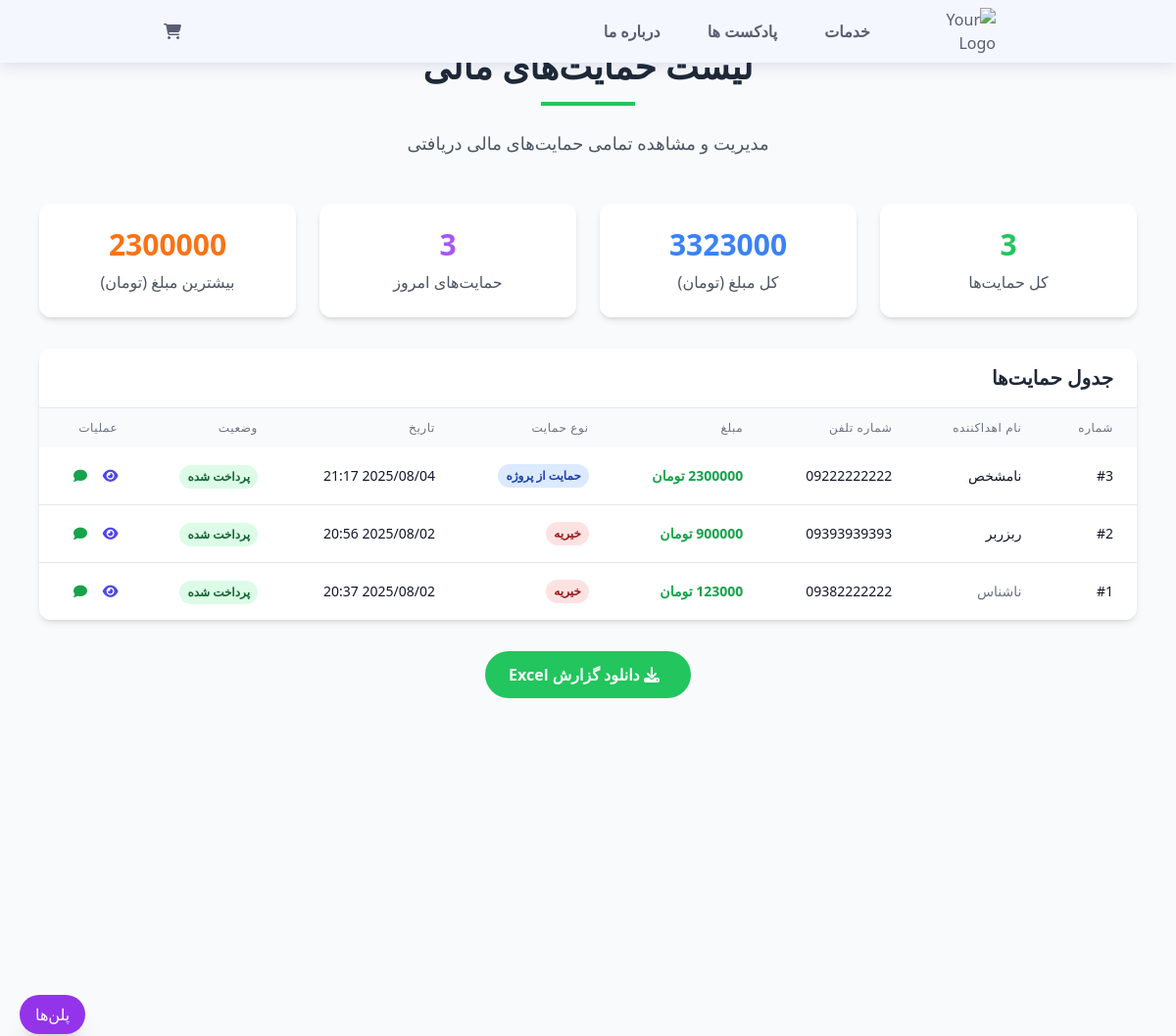
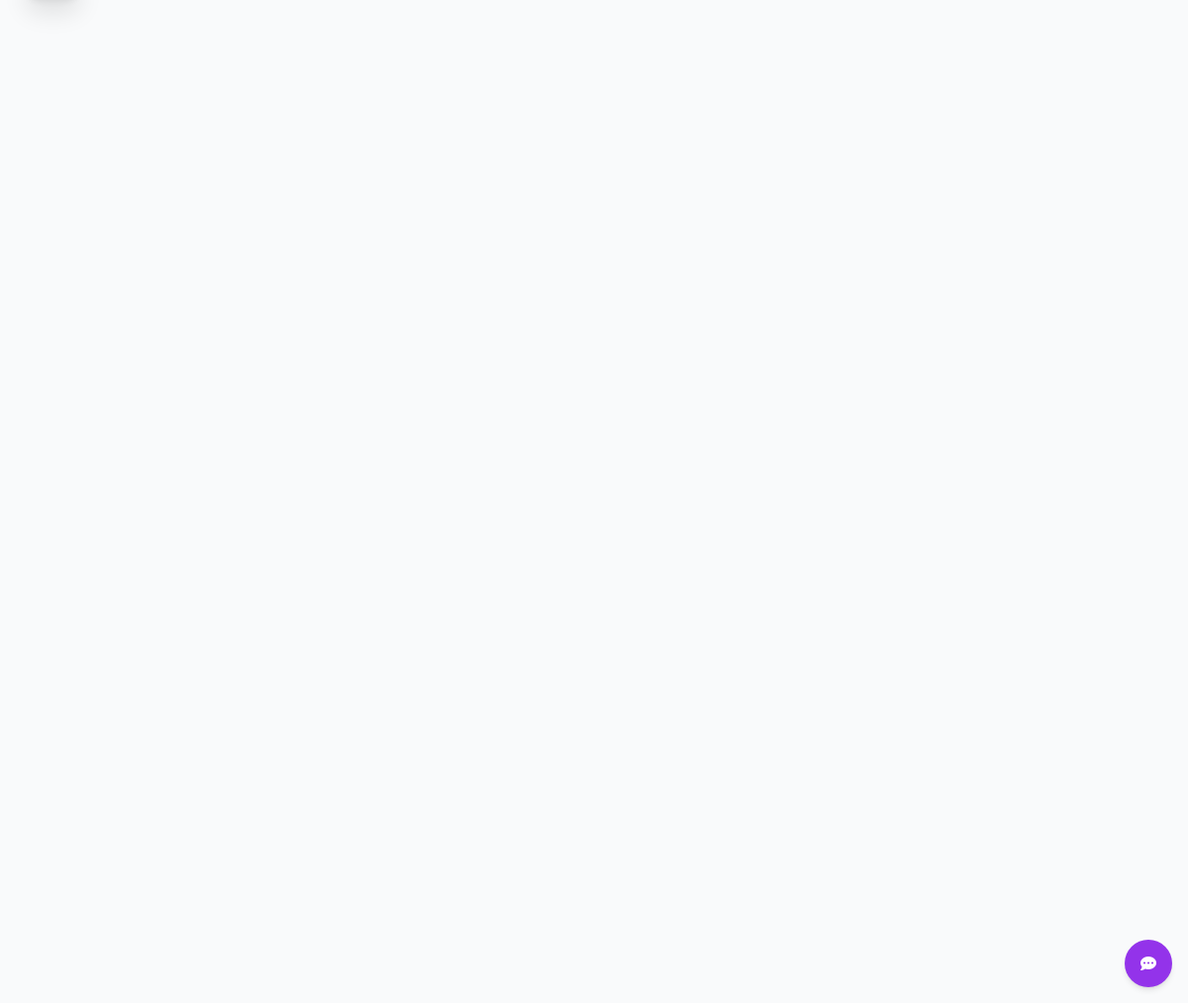
/donation/list/, run on the app's committed database (2 pictures, top to bottom).
### us/models.py (models this page shows, shortened)
class Donation(models.Model):
    DONATION_TYPES = [
        ('charity', 'خیریه'),
        ('support', 'حمایت از پروژه'),
        ('general', 'حمایت عمومی'),
    ]
    STATUS_CHOICES = [
        ('pending', 'در انتظار پرداخت'),
        ('completed', 'پرداخت شده'),
        ('failed', 'ناموفق'),
        ('cancelled', 'لغو شده'),
    ]
    donor_name = models.CharField(max_length=100, verbose_name='نام اهداکننده', blank=True, null=True)
    donor_phone = models.CharField(max_length=11, verbose_name='شماره تلفن')
    donor_email = models.EmailField(verbose_name='ایمیل', blank=True, null=True)
    amount = models.DecimalField(max_digits=10, decimal_places=0, verbose_name='مبلغ (تومان)')
    donation_type = models.CharField(max_length=20, choices=DONATION_TYPES, default='charity', verbose_name='نوع حمایت')
    message = models.TextField(verbose_name='پیام', blank=True, null=True)
    is_anonymous = models.BooleanField(default=False, verbose_name='حمایت ناشناس')
    status = models.CharField(max_length=10, choices=STATUS_CHOICES, default='pending', verbose_name='وضعیت')
    payment_id = models.CharField(max_length=100, blank=True, null=True, verbose_name='شناسه پرداخت')
    created_at = models.DateTimeField(auto_now_add=True, verbose_name='تاریخ ایجاد')
    updated_at = models.DateTimeField(auto_now=True, verbose_name='تاریخ بروزرسانی')
    class Meta:
        verbose_name = "حمایت مالی"
        verbose_name_plural = "حمایت‌های مالی"
        ordering = ['-created_at']

### us/views.py (the view)
# urls.py: path('donation/list/', views.donation_list, name='donation_list'),
def donation_list(request):
    donations = Donation.objects.filter(status='completed').order_by('-created_at')
    total_amount = sum(donation.amount for donation in donations)
    context = {
        'donations': donations,
        'total_amount': total_amount,
    }
    return render(request, 'us/donation_list.html', context)

### us/context_processors.py (called while the page is built)
def cart_count(request):
    if request.session.session_key:
        try:
            cart = Cart.objects.get(session_key=request.session.session_key)
            return {'cart_count': cart.items.count()}
        except Cart.DoesNotExist:
            return {'cart_count': 0}
    return {'cart_count': 0}

### us/templates/us/donation_list.html (shortened to what this page needs)
{% extends 'base.html' %}
{% load static %}
{% block content %}
<main class="min-h-screen bg-gray-50 py-12">
    <div class="max-w-6xl mx-auto px-4">
        <div class="text-center mb-12">
            <h1 class="text-4xl font-bold text-gray-800 mb-4">لیست حمایت‌های مالی</h1>
            <div class="w-24 h-1 bg-green-500 mx-auto mb-6"></div>
            <p class="text-lg text-gray-600">
                مدیریت و مشاهده تمامی حمایت‌های مالی دریافتی
            </p>
        </div>
        <div class="grid grid-cols-1 md:grid-cols-4 gap-6 mb-8">
            <div class="bg-white rounded-xl shadow-md p-6 text-center">
                <div class="text-3xl font-bold text-green-500 mb-2">{{ donations.count }}</div>
                <div class="text-gray-600">کل حمایت‌ها</div>
            </div>
            <div class="bg-white rounded-xl shadow-md p-6 text-center">
                <div class="text-3xl font-bold text-blue-500 mb-2">{{ total_amount|floatformat:0 }}</div>
                <div class="text-gray-600">کل مبلغ (تومان)</div>
            </div>
            <div class="bg-white rounded-xl shadow-md p-6 text-center">
                <div class="text-3xl font-bold text-purple-500 mb-2">
                    {% if donations %}
                        {{ donations|length }}
                    {% else %}
                        ۰
                    {% endif %}
                </div>
                <div class="text-gray-600">حمایت‌های امروز</div>
            </div>
            <div class="bg-white rounded-xl shadow-md p-6 text-center">
                <div class="text-3xl font-bold text-orange-500 mb-2">
                    {% if donations %}
                        {{ donations.0.amount|floatformat:0 }}
                    {% else %}
                        ۰
                    {% endif %}
                </div>
                <div class="text-gray-600">بیشترین مبلغ (تومان)</div>
            </div>
        </div>
        <div class="bg-white rounded-xl shadow-md overflow-hidden">
            <div class="px-6 py-4 border-b border-gray-200">
                <h2 class="text-xl font-bold text-gray-800">جدول حمایت‌ها</h2>
            </div>
            {% if donations %}
            <div class="overflow-x-auto">
                <table class="w-full">
                    <thead class="bg-gray-50">
                        <tr>
                            <th class="px-6 py-3 text-right text-xs font-medium text-gray-500 uppercase tracking-wider">
                                شماره
                            </th>
                            <th class="px-6 py-3 text-right text-xs font-medium text-gray-500 uppercase tracking-wider">
                                نام اهداکننده
                            </th>
                            <th class="px-6 py-3 text-right text-xs font-medium text-gray-500 uppercase tracking-wider">
                                شماره تلفن
                            </th>
                            <th class="px-6 py-3 text-right text-xs font-medium text-gray-500 uppercase tracking-wider">
                                مبلغ
                            </th>
                            <th class="px-6 py-3 text-right text-xs font-medium text-gray-500 uppercase tracking-wider">
                                نوع حمایت
                            </th>
                            <th class="px-6 py-3 text-right text-xs font-medium text-gray-500 uppercase tracking-wider">
                                تاریخ
                            </th>
                            <th class="px-6 py-3 text-right text-xs font-medium text-gray-500 uppercase tracking-wider">
                                وضعیت
                            </th>
                            <th class="px-6 py-3 text-right text-xs font-medium text-gray-500 uppercase tracking-wider">
                                عملیات
                            </th>
                        </tr>
                    </thead>
                    <tbody class="bg-white divide-y divide-gray-200">
                        {% for donation in donations %}
                        <tr class="hover:bg-gray-50">
                            <td class="px-6 py-4 whitespace-nowrap text-sm font-medium text-gray-900">
                                #{{ donation.id }}
                            </td>
                            <td class="px-6 py-4 whitespace-nowrap text-sm text-gray-900">
                                {% if donation.is_anonymous %}
                                    <span class="text-gray-500">ناشناس</span>
                                {% else %}
                                    {{ donation.donor_name|default:"نامشخص" }}
                                {% endif %}
                            </td>
                            <td class="px-6 py-4 whitespace-nowrap text-sm text-gray-900">
                                {{ donation.donor_phone }}
                            </td>
                            <td class="px-6 py-4 whitespace-nowrap text-sm font-bold text-green-600">
                                {{ donation.amount|floatformat:0 }} تومان
                            </td>
                            <td class="px-6 py-4 whitespace-nowrap text-sm text-gray-900">
                                <span class="inline-flex px-2 py-1 text-xs font-semibold rounded-full
                                    {% if donation.donation_type == 'charity' %}bg-red-100 text-red-800
                                    {% elif donation.donation_type == 'support' %}bg-blue-100 text-blue-800
                                    {% else %}bg-green-100 text-green-800{% endif %}">
                                    {{ donation.get_donation_type_display }}
                                </span>
                            </td>
                            <td class="px-6 py-4 whitespace-nowrap text-sm text-gray-900">
                                {{ donation.created_at|date:"Y/m/d H:i" }}
                            </td>
                            <td class="px-6 py-4 whitespace-nowrap">
                                <span class="inline-flex px-2 py-1 text-xs font-semibold rounded-full
                                    {% if donation.status == 'completed' %}bg-green-100 text-green-800
                                    {% elif donation.status == 'pending' %}bg-yellow-100 text-yellow-800
                                    {% elif donation.status == 'failed' %}bg-red-100 text-red-800
                                    {% else %}bg-gray-100 text-gray-800{% endif %}">
                                    {{ donation.get_status_display }}
                                </span>
                            </td>
                            <td class="px-6 py-4 whitespace-nowrap text-sm font-medium">
                                <button class="text-indigo-600 hover:text-indigo-900 ml-3"
                                        onclick="showDonationDetails({{ donation.id }})">
                                    <i class="fas fa-eye"></i>
                                </button>
                                {% if donation.message %}
                                <button class="text-green-600 hover:text-green-900"
                                        onclick="showDonationMessage('{{ donation.message }}')">
                                    <i class="fas fa-comment"></i>
                                </button>
                                {% endif %}
                            </td>
                        </tr>
                        {% endfor %}
                    </tbody>
                </table>
            </div>
            {% endif %}
        </div>
        {% if donations %}
        <div class="mt-8 text-center">
            <button class="bg-green-500 hover:bg-green-600 text-white font-bold py-3 px-6 rounded-full transition duration-300">
                <i class="fas fa-download mr-2"></i>
                دانلود گزارش Excel
            </button>
        </div>
        {% endif %}
    </div>
</main>
{% endblock %}

### templates/base.html (shortened to what this page needs)
{% load static %}
<!DOCTYPE html>
<html lang="fa" dir="rtl">
  <head>
    {% include 'includes/head_refrences.html' %}
  </head>
  <body class="body">
    {% include 'includes/header.html' %}
    {% block content %}
    {% endblock %}
    {% include 'includes/footer.html' %}
  </body>
</html>

### templates/includes/head_refrences.html (shortened to what this page needs)
{% load static %}
<script src="https://cdn.tailwindcss.com"></script>
<link rel="stylesheet" href="https://cdnjs.cloudflare.com/ajax/libs/font-awesome/6.4.0/css/all.min.css">
<link rel="stylesheet" href="https://cdnjs.cloudflare.com/ajax/libs/remixicon/3.5.0/remixicon.css">
<link href="{% static 'css/styles.css' %}" rel="stylesheet">

### templates/includes/header.html (shortened to what this page needs)
{% load static %}
        <header class="header" id="header">
            <nav class="nav container">
               <a href="{% url 'home:home' %}">
                  <img src="{% static 'img/khalisho.png' %}" alt="Your Logo" class="logo">
               </a>
                <div class="nav__menu" id="nav-menu">
                  <ul class="nav__list">
                     <li class="nav__item">
                        <a href="{% url 'us:services' %}" class="nav__link">خدمات</a>
                     </li>
                     <li class="nav__item">
                        <a href="{% url 'us:podcasts' %}" class="nav__link">پادکست‌ ها</a>
                     </li>
                     <li class="nav__item">
                        <a href="{% url 'us:aboutus' %}" class="nav__link">درباره ما</a>
                     </li>
                  </ul>
               </div>
               <div class="nav__actions">
                  <a href="{% url 'us:cart' %}" class="nav__link" style="margin-left: 15px;">
                    <i class="fas fa-shopping-cart"></i>
                  </a>
               </div>
            </nav>
         </header>

### templates/includes/footer.html (shortened to what this page needs)
{% load static %}
    <a href="{% url 'us:services' %}" class="plan-btn bg-purple-600 hover:bg-purple-700 text-white px-4 py-2 rounded-full shadow-xl transition btn-no-border">
        پلن‌ها
    </a>
    <button id="chat-btn" class="fixed bottom-4 right-4 bg-purple-600 text-white w-12 h-12 rounded-full flex items-center justify-center shadow-md hover:bg-purple-700 transition">
        <i class="fas fa-comment-dots"></i>
    </button>

### static/css/styles.css (style rules this page uses)
body { font-family: 'Vazir', 'IRANSans', sans-serif; background-color: #f8f9fa; }
.logo { width: 80px; height: auto; margin: 0; }
.plan-btn { position: fixed; left: 20px; bottom: 50%; transform: translateY(50%); z-index: 40; }
.btn-no-border { border: none; outline: none; }
* { box-sizing: border-box; padding: 0; margin: 0; }
html { scroll-behavior: smooth; }
body, input, button { font-family: var(--body-font); font-size: var(--normal-font-size); }
body { background-color: var(--body-color); color: var(--text-color); }
input, button { border: none; outline: none; }
ul { list-style: none; }
a { text-decoration: none; }
img { display: block; max-width: 100%; height: auto; }
.container { max-width: 1120px; margin-inline: 1.5rem; }
.header { position: fixed; top: 0; left: 0; width: 100%; background-color: var(--body-color); box-shadow: 0 2px 16px hsla(230, 75%, 32%, .15); z-index: var(--z-fixed); }
.nav { height: var(--header-height); display: flex; justify-content: space-between; align-items: center; }
.nav__actions { display: flex; align-items: center; column-gap: 1rem; }
.nav__list { display: flex; flex-direction: column; row-gap: 2.5rem; text-align: center; }
.nav__link { color: var(--title-color); font-weight: var(--font-semi-bold); transition: color .4s; }
@media screen and (min-width: 768px) { .nav { height: calc(var(--header-height) + 2rem); column-gap: 3rem; } }
@media screen and (min-width: 768px) { .nav__menu { margin-left: auto; } }
@media screen and (min-width: 768px) { .nav__list { flex-direction: row; column-gap: 3rem; } }
@media screen and (min-width: 1150px) { .container { margin-inline: auto; } }
:root { --header-height: 2rem; --first-color: hsl(291, 60%, 42%); --title-color: hsl(230, 12%, 40%); --text-color: hsl(230, 12%, 40%); --body-color: hsl(230, 100%, 98%); --container-color: hsl(230, 100%, 97%); --border-color: hsl(230, 25%, 80%); --h2-font-size: 1.25rem; --normal-font-size: .938rem; --font-regular: 400; --font-medium: 500; --font-semi-bold: 600; --z-fixed: 100; --z-modal: 1000; }
@media screen and (min-width: 1023px) { :root { --h2-font-size: 1.5rem; --normal-font-size: 1rem; } }
.container:before, .container:after { content: ""; display: block; clear: both; }

### data on the page
Donation: amount "2300000", id "3", donor_name "نامشخص", donor_phone "09222222222", donation_type "حمایت از پروژه", created_at "2025/08/04 21:17", status "پرداخت شده"
Donation: id "2", donor_name "ربزربر", donor_phone "09393939393", amount "900000", donation_type "خیریه", created_at "2025/08/02 20:56", status "پرداخت شده"
Donation: id "1", is_anonymous "ناشناس", donor_phone "09382222222", amount "123000", donation_type "خیریه", created_at "2025/08/02 20:37", status "پرداخت شده"

### other printed values
{{ donations.count }} "3"
{{ total_amount|floatformat:0 }} "3323000"
{{ donations|length }} "3"
